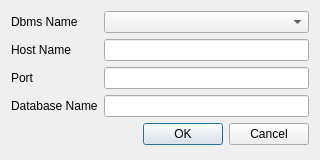
<?xml version="1.0" encoding="UTF-8"?>
<ui version="4.0">
 <class>OpenDb</class>
 <widget class="QDialog" name="OpenDb">
  <property name="geometry">
   <rect>
    <x>0</x>
    <y>0</y>
    <width>320</width>
    <height>160</height>
   </rect>
  </property>
  <property name="windowTitle">
   <string>Dialog</string>
  </property>
  <property name="locale">
   <locale language="C" country="AnyCountry"/>
  </property>
  <layout class="QGridLayout" name="gridLayout">
   <item row="0" column="1">
    <widget class="QComboBox" name="uiDbmsname"/>
   </item>
   <item row="0" column="0">
    <widget class="QLabel" name="label_4">
     <property name="text">
      <string>Dbms Name</string>
     </property>
    </widget>
   </item>
   <item row="1" column="0">
    <widget class="QLabel" name="label">
     <property name="text">
      <string>Host Name</string>
     </property>
    </widget>
   </item>
   <item row="1" column="1">
    <widget class="QLineEdit" name="uiHostname"/>
   </item>
   <item row="2" column="0">
    <widget class="QLabel" name="label_2">
     <property name="text">
      <string>Port</string>
     </property>
    </widget>
   </item>
   <item row="2" column="1">
    <widget class="QLineEdit" name="uiPort"/>
   </item>
   <item row="4" column="1">
    <widget class="QDialogButtonBox" name="buttonBox">
     <property name="locale">
      <locale language="C" country="AnyCountry"/>
     </property>
     <property name="orientation">
      <enum>Qt::Horizontal</enum>
     </property>
     <property name="standardButtons">
      <set>QDialogButtonBox::Cancel|QDialogButtonBox::Ok</set>
     </property>
    </widget>
   </item>
   <item row="3" column="0">
    <widget class="QLabel" name="label_3">
     <property name="text">
      <string>Database Name</string>
     </property>
    </widget>
   </item>
   <item row="3" column="1">
    <widget class="QLineEdit" name="uiDbName"/>
   </item>
  </layout>
 </widget>
 <resources/>
 <connections>
  <connection>
   <sender>buttonBox</sender>
   <signal>accepted()</signal>
   <receiver>OpenDb</receiver>
   <slot>accept()</slot>
   <hints>
    <hint type="sourcelabel">
     <x>248</x>
     <y>254</y>
    </hint>
    <hint type="destinationlabel">
     <x>157</x>
     <y>274</y>
    </hint>
   </hints>
  </connection>
  <connection>
   <sender>buttonBox</sender>
   <signal>rejected()</signal>
   <receiver>OpenDb</receiver>
   <slot>reject()</slot>
   <hints>
    <hint type="sourcelabel">
     <x>316</x>
     <y>260</y>
    </hint>
    <hint type="destinationlabel">
     <x>286</x>
     <y>274</y>
    </hint>
   </hints>
  </connection>
 </connections>
</ui>
